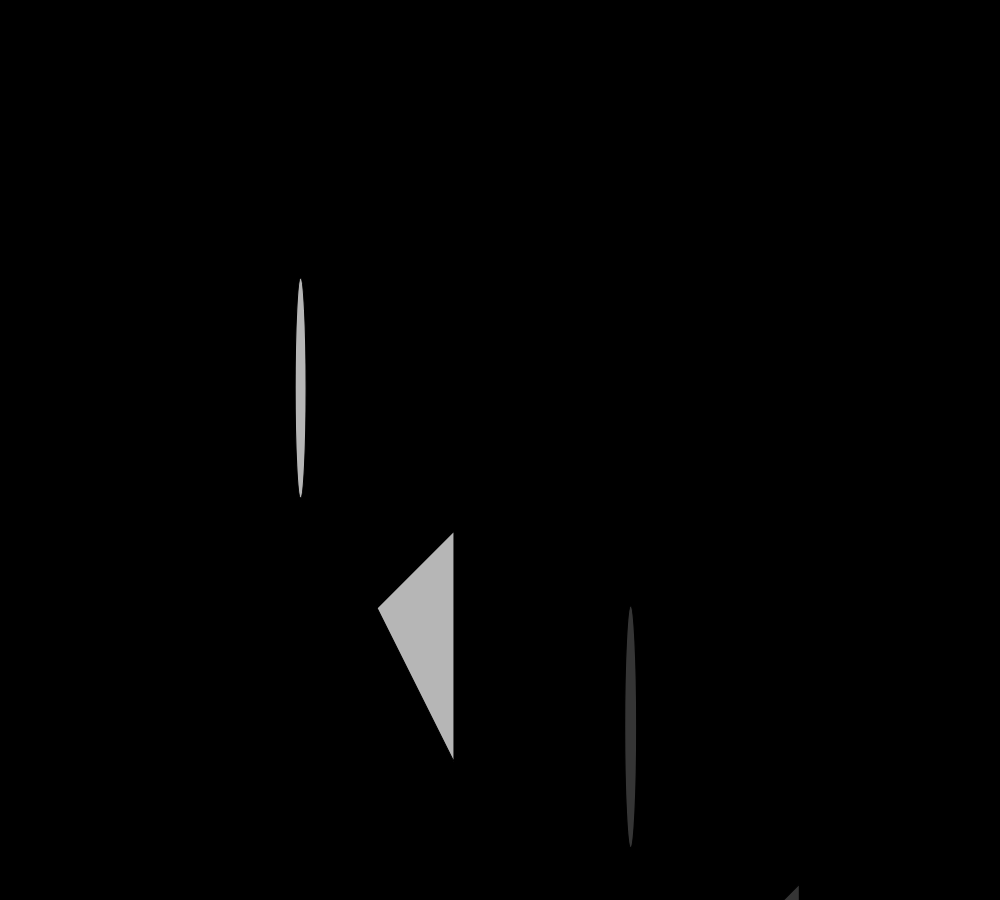
Frame 1 (no input)
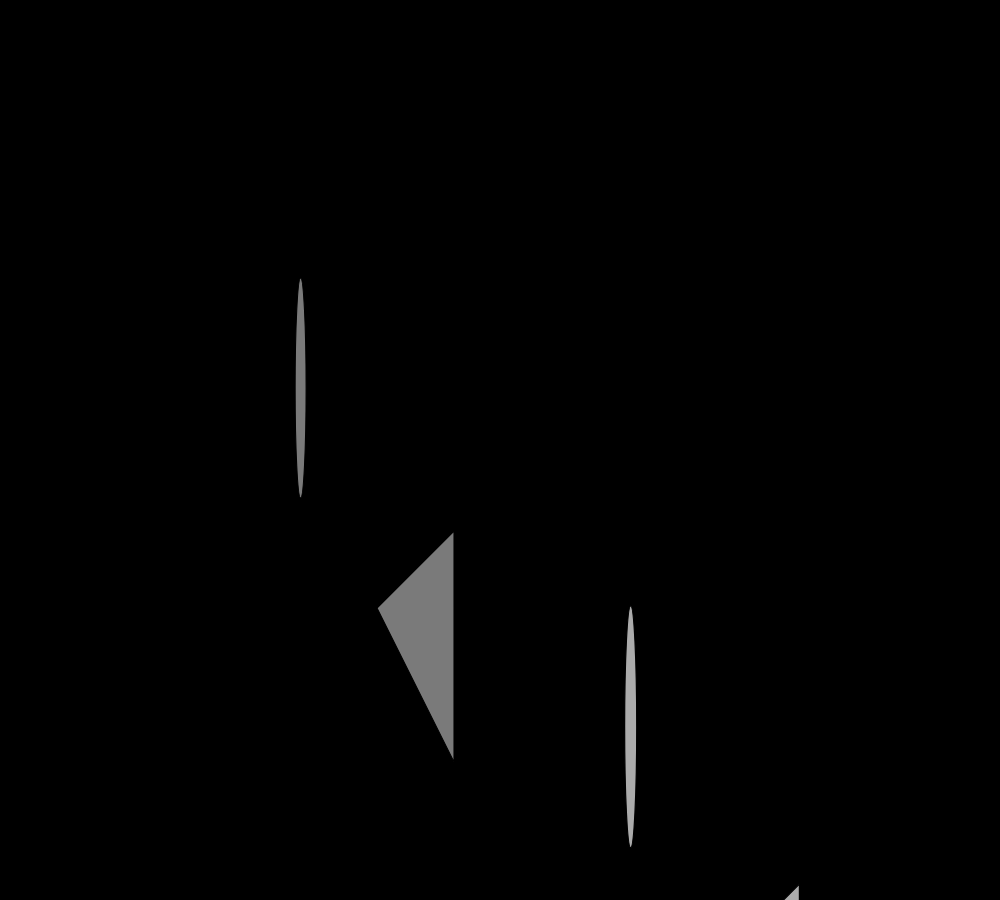
Frame 60 (no input)
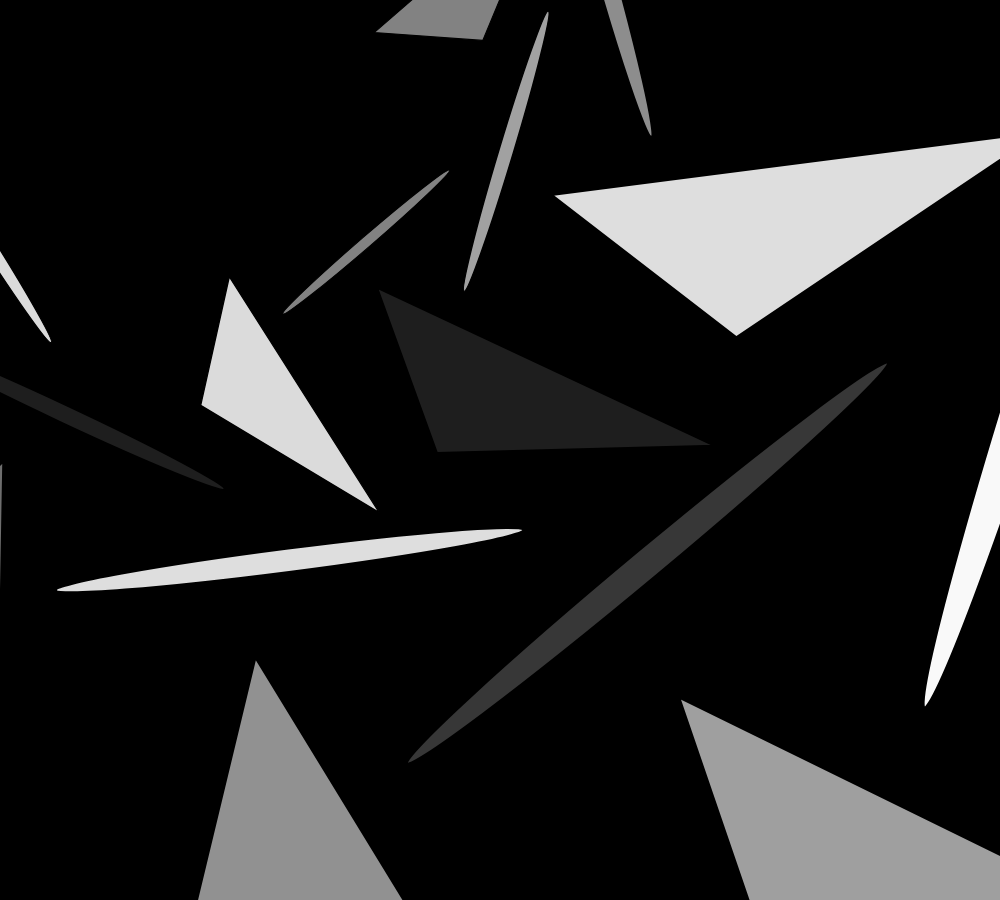
Frame 120 (the mouse pressed at the canvas centre since frame 60)

The p5.js sketch that drew these frames (run headless with seeded random() and noise() and a simulated clock; from frame 60 on, the mouse is pressed at the canvas centre):

// p5.js sketch
// ── sketch.js
function setup() {
  createCanvas(1000, 900);
  ellipseMode(CENTER);
}

function draw() {
  background(0);
  
  for(var i =0; i<20; i++){
    translate(300, 300);
    scale(1.10, 1.10);
    chakraBlade(70);
  }
}


// Assignment code

function chakraBlade(x) {
  fill(random(255));
  rotate(mouseX*0.008);
  ellipse(noise(x), 80, 10, 200);
  triangle(x, 4*x, 2*x, 3*x, 2*x, 6*x);
}  
